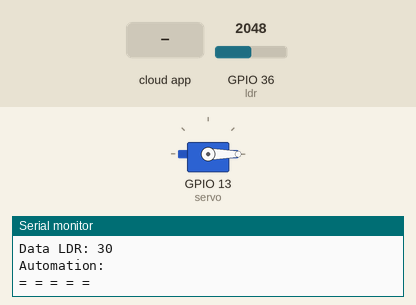
A sketch run on a simulated ESP32. Parts: servo, the last lines printed to the serial monitor. Inputs (shaded band) come from the test bench; at power-on: GPIO 36 (ldr) = 2048. WiFi joins after 1.5 s; servers stay silent unless stated; the Firebase database answers and starts empty.

Above: at 4.2 s.
4.3 s: the phone or cloud app sets servo to 1
At 6.3 s:
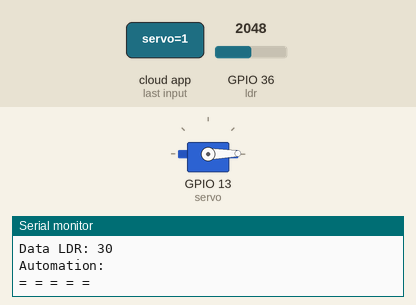
6.7 s: the phone or cloud app sets servo to 90
At 8.4 s:
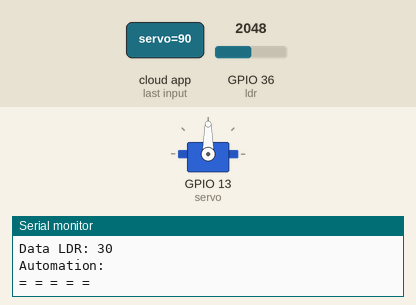
9.3 s: the phone or cloud app sets servo to 0
At 11.6 s:
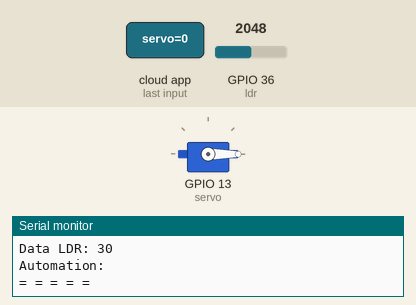
Timing chart, 0 to 13.1 s (numbered marks = the images above; inputs shaded):
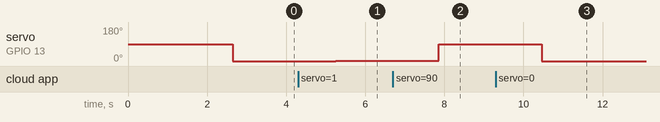

The sketch:

Tugas_Firebase.ino
```cpp
#define FIREBASE_HOST "FIREBASE_HOST"
#define FIREBASE_AUTH "FIREBASE_AUTH"
#define WIFI_SSID "WIFI_SSID"
#define WIFI_PASSWORD "WIFI_PASSWORD"

#include <WiFi.h>
#include "FirebaseESP32.h"
#include <Servo_ESP32.h>

#define ldr 36
#define servo 13

Servo_ESP32 servoMotor;
FirebaseData firebaseData;

String path = "/Node-1";

int oldAdcLdr;
int newAdcLdr;
String automationStatus;

/* ===== ===== ===== ===== ===== ===== ===== */
/* ===== ===== START CONFIG TIMER ===== ===== */
int automationDuration = 2700;
int counter = 1; // Set counter value

// Create a hardware timer
hw_timer_t * timer = NULL;
volatile byte state = LOW;

void IRAM_ATTR onTimer(){
  // Check whether the counter is reaching an endValue (means there is nothing to wait for)
  // endValue = automationDuration;
  if (counter == (automationDuration)) {
    counter = 1; // Reset counter value
  } else if(automationStatus == "on") {
    // Counting in second for 45 minutes
    counter = 1;
    automationDuration = 2700;
  } else if(automationStatus == "off") {
    counter = 1;
    automationDuration = 0;
  } else {
    counter++; // Increment counter value
  }
}
/* ===== ===== END CONFIG TIMER ===== ===== */
/* ===== ===== ===== ===== ===== ===== ===== */

void setup() {
  // put your setup code here, to run once:
  Serial.begin(115200);

  pinMode(ldr,INPUT);

  servoMotor.attach(servo);
  // Min: 10; Max: 49;
  oldAdcLdr = (0.009768*analogRead(ldr))+10;

  initWifi();

  /* ===== ===== ===== ===== ===== ===== ===== */
  /* ===== ===== START CONFIG TIMER ===== ===== */
  // Initilise the timer.
  // Parameter 1 is the timer we want to use. Valid: 0, 1, 2, 3 (total 4 timers)
  // Parameter 2 is the prescaler. The ESP32 default clock is at 80MHz. The value "80" will
  // divide the clock by 80, giving us 1,000,000 ticks per second.
  // Parameter 3 is true means this counter will count up, instead of down (false).
  timer = timerBegin(3, 80, true);

  // Attach the timer to the interrupt service routine named "onTimer".
  // The 3rd parameter is set to "true" to indicate that we want to use the "edge" type (instead of "flat").
  timerAttachInterrupt(timer, &onTimer, true);

  // This is where we indicate the frequency of the interrupts.
  // The value "1000000" (because of the prescaler we set in timerBegin) will produce
  // one interrupt every second.
  // The 3rd parameter is true so that the counter reloads when it fires an interrupt, and so we
  // can get periodic interrupts (instead of a single interrupt).
  timerAlarmWrite(timer, 1000000, true);

  // Start the timer
  timerAlarmEnable(timer);
  /* ===== ===== END CONFIG TIMER ===== ===== */
  /* ===== ===== ===== ===== ===== ===== ===== */
}

void loop() {
  // put your main code here, to run repeatedly:
  delay(1000);
  Serial.print("Automation Duration and Counter: ");
  Serial.print(automationDuration);
  Serial.print(" | ");
  Serial.println(counter);

  // Set value /Node-1/servo
  if(Firebase.getInt(firebaseData, path + "/servo")){
//    Serial.println("PATH: " + firebaseData.dataPath());
//    Serial.println("TYPE: " + firebaseData.dataType());
//    Serial.println("ETag: " + firebaseData.ETag());
//    Serial.print("VALUE: ");
    Serial.print("Data Servo: ");
    Serial.println(firebaseData.intData());
    servoMotor.write(firebaseData.intData());
  }

  // Get the sensor LDR value /Node-1/ldr and send to firebase realtime database
  newAdcLdr = (0.009768*analogRead(ldr))+10;
  Serial.print("Data LDR: ");
  Serial.println(newAdcLdr);
  if(newAdcLdr != oldAdcLdr){
    Firebase.setDouble(firebaseData, path + "/ldr", newAdcLdr);
    oldAdcLdr = newAdcLdr;
  }

  // Automation
  if(Firebase.getString(firebaseData, path + "/automation")){
    Serial.print("Automation: ");
    Serial.println(firebaseData.stringData());
    // Check the automation status/value
    // if true, set the automationDuration to 45 minutes
    if(firebaseData.stringData()=="on") {
      automationStatus = firebaseData.stringData();
      // The automation will be turned on if the LDR sensor
      // receive more light or bathed in sunshine
      if(newAdcLdr >= 15) {
        automationDuration = 2700;
      }
    } else if(firebaseData.stringData()=="off") {
      automationStatus = firebaseData.stringData();
      automationDuration = 0;
    }
  }

  Serial.println("= = = = =");
}

void initWifi(){
  WiFi.begin(WIFI_SSID, WIFI_PASSWORD);
  Serial.print("Connecting to Wi-Fi");
  while (WiFi.status() != WL_CONNECTED)
  {
    Serial.print(".");
    delay(300);
  }
  Serial.println();
  Serial.print("Connected with IP: ");
  Serial.println(WiFi.localIP());
  Serial.println();

  Firebase.begin(FIREBASE_HOST, FIREBASE_AUTH);
  Firebase.reconnectWiFi(true);

  //Set database read timeout to 1 minute (max 15 minutes)
  Firebase.setReadTimeout(firebaseData, 1000 * 60);
  //tiny, small, medium, large and unlimited.
  //Size and its write timeout e.g. tiny (1s), small (10s), medium (30s) and large (60s).
  Firebase.setwriteSizeLimit(firebaseData, "tiny");
}
```

Measured:
- after the input at 4.3 s, servo on GPIO 13 (servo): 0° → 1° after 0.96 s
- after the input at 6.7 s, servo on GPIO 13 (servo): 1° → 90° after 1.2 s
- after the input at 9.3 s, servo on GPIO 13 (servo): 90° → 0° after 1.2 s
